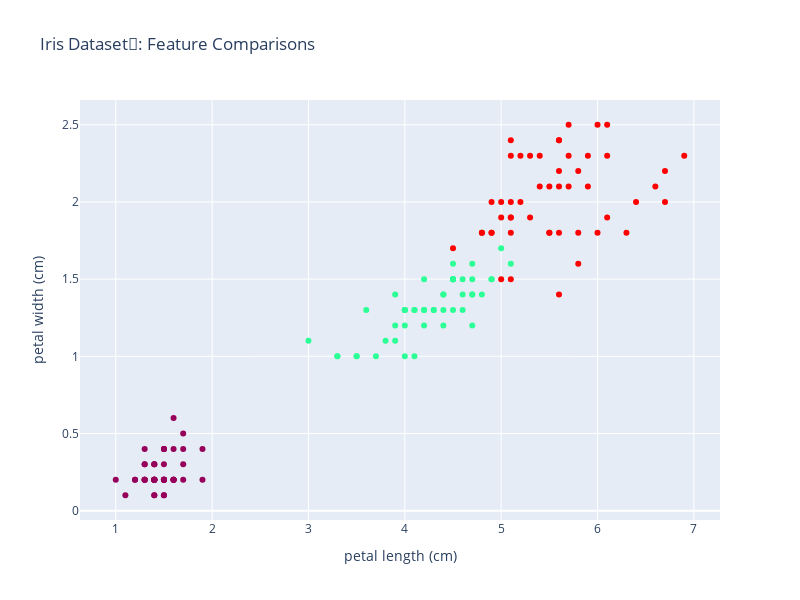

Source (notebook cell):
### Code cell
fig = go.Figure()

fig.add_trace(go.Scatter(x=df_iris["petal length (cm)"], y=df_iris["petal width (cm)"],
                         mode='markers',
                         name='petal length (cm) vs petal width (cm)',
                         marker=dict(color=df_iris["y"], colorscale='rainbow', showscale=False)))

fig.update_xaxes(title_text="petal length (cm)")
fig.update_yaxes(title_text="petal width (cm)")
fig.update_layout(height=600, width=800, title_text="Iris Dataset🌹: Feature Comparisons")

fig.show()

### Figure 1 — Plotly figure (JSON) as saved in the notebook; plotly's stock layout.template omitted (floating-point values rounded to 4 significant figures; data arrays with more than 128 entries replaced by an {"elided": "..."} marker saying what was removed)
{"data": [{"marker": {"color": {"elided": "150 int values"}, "colorscale": [[0, "rgb(150,0,90)"], [0.125, "rgb(0,0,200)"], [0.25, "rgb(0,25,255)"], [0.375, "rgb(0,152,255)"], [0.5, "rgb(44,255,150)"], [0.625, "rgb(151,255,0)"], [0.75, "rgb(255,234,0)"], [0.875, "rgb(255,111,0)"], [1, "rgb(255,0,0)"]], "showscale": false}, "mode": "markers", "name": "petal length (cm) vs petal width (cm)", "type": "scatter", "x": {"elided": "150 float values"}, "y": {"elided": "150 float values"}}], "layout": {"height": 600, "title": {"text": "Iris Dataset🌹: Feature Comparisons"}, "width": 800, "xaxis": {"title": {"text": "petal length (cm)"}}, "yaxis": {"title": {"text": "petal width (cm)"}}}}
